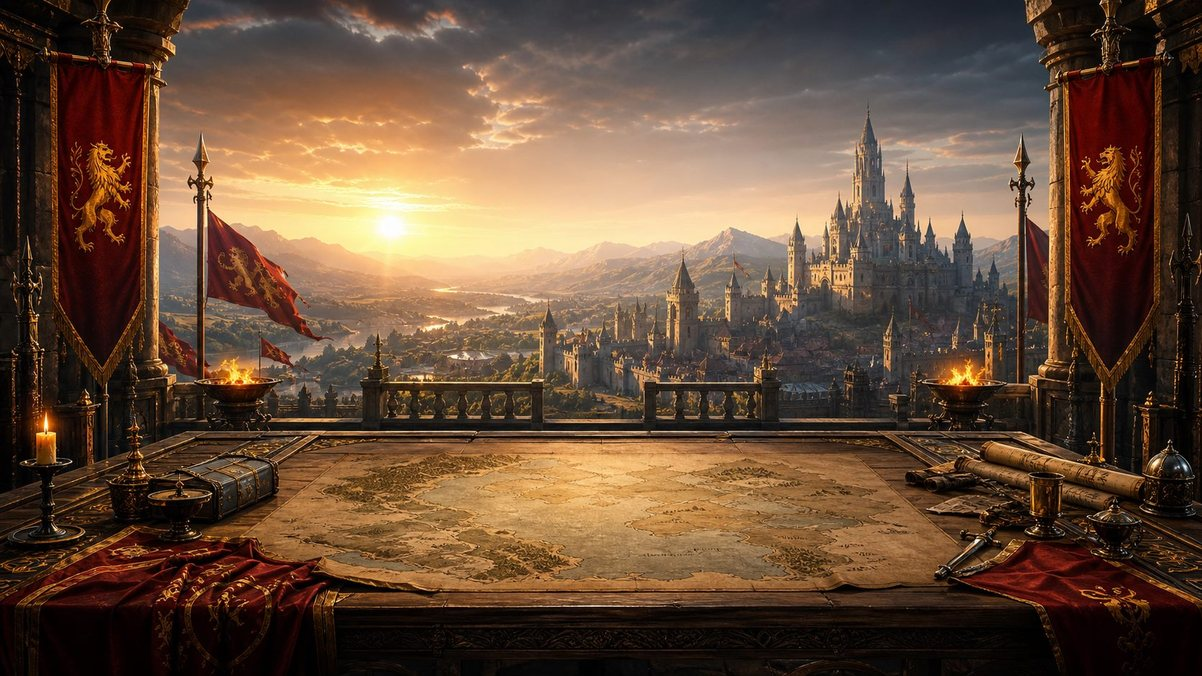
#> input picture media/mastil-start-bg.jpg, 1202 x 676 px, found by its file name
$ python webp-images.py media/mastil-start-bg.jpg
#> lines starting #> are read from the running program, lines starting #| are printed output that depends on the picture
#!/usr/bin/env python3
"""Erzeugt WebP-Varianten (800w / 1200w / Original) fuer grosse Bilder.

Warum: die JPG/PNG-Fassungen sind fuer ihre Anzeigeflaeche zu gross.
Ein Bild, das mit 622 CSS-Pixeln dargestellt wird, braucht bei 2-facher
Pixeldichte rund 1244 Pixel — nicht 1672. WebP spart zusaetzlich.

Aufruf aus dem Wurzelverzeichnis:

    python3 tools/webp-images.py media/mastil-start-bg.jpg
    python3 tools/webp-images.py --quality 90 media/keyforge-vault-dashboard.png

Qualitaet: 76 fuer Fotos, 90 fuer Screenshots mit Schrift. Die Werte sind
gemessen, nicht geraten — bei q76 liegt die mittlere Pixelabweichung unter
3 von 255, bei q90 unter 1. Hoehere Werte kosten deutlich mehr Bytes,
ohne sichtbar besser zu werden.

Schreibt `<name>-800w.webp`, `<name>-1200w.webp` und `<name>.webp`.
"""
from __future__ import annotations

import os
import sys

from PIL import Image

WIDTHS = (800, 1200)


def build(path: str, quality: int) -> list[tuple[str, int, int, int]]:
    image = Image.open(path).convert("RGB")
    base = os.path.splitext(path)[0]
    out = []

    for width in WIDTHS:
        if image.width <= width:
            continue
        height = round(image.height * width / image.width)
        target = f"{base}-{width}w.webp"
        image.resize((width, height), Image.LANCZOS).save(
            target, "WEBP", quality=quality, method=6,
        )
        out.append((target, width, height, os.path.getsize(target)))

    target = f"{base}.webp"
    image.save(target, "WEBP", quality=quality, method=6)
    out.append((target, image.width, image.height, os.path.getsize(target)))
    return out


def main() -> None:
    args = sys.argv[1:]
    quality = 76
    if args[:1] == ["--quality"]:
        quality = int(args[1])
        args = args[2:]
    if not args:
        print(__doc__, file=sys.stderr)
        sys.exit(2)

    for path in args:
        if not os.path.exists(path):
            print(f"fehlt: {path}")
            continue
        before = os.path.getsize(path)
        source = Image.open(path)
#> source is the input picture: PIL image 1202x676 RGB; mean R, G, B 101.3, 75.8, 56.8
        print(f"\n{path}  ({before // 1024} KB, {source.size[0]} px, q{quality})")
#| media/mastil-start-bg.jpg  (185 KB, 1202 px, q76)
        for target, width, height, size in build(path, quality):
#> the loop in build, `for width in WIDTHS:` made 2 passes
#> pass 1, in build, `image.resize((width, height), Image.LANCZOS).save( target, "WEBP", qua..`:
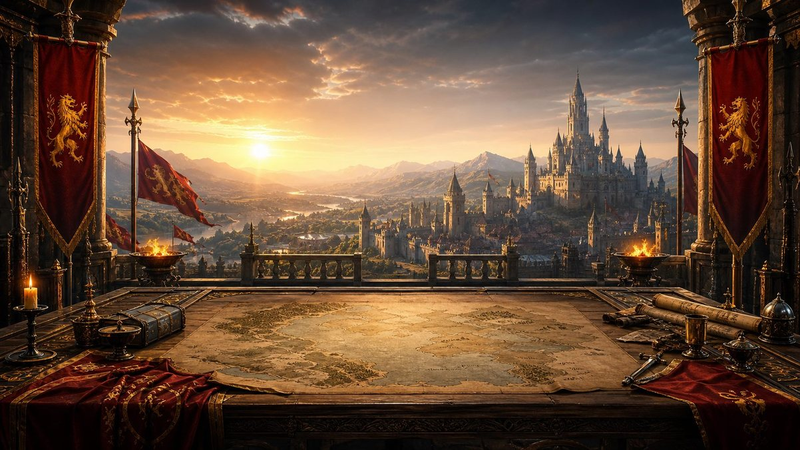
#> saved as mastil-start-bg-800w.webp: PIL image 800x450 RGB; mean R, G, B 101.3, 75.8, 56.8
#> after the loop in build, `for width in WIDTHS:`: out = [('media/mastil-start-bg-800w.webp', 800, 450, 53598), ('media/mastil-start-bg-1200w.webp', 1200, 675, 107542)]
            saved = 100 - size * 100 // before
#> saved = 72
            print(f"  {target:46} {width:5}x{height:<5} {size // 1024:4} KB  ({saved:+3} %)")
#|   media/mastil-start-bg-800w.webp                  800x450     52 KB  (+72 %)


if __name__ == "__main__":
    main()
